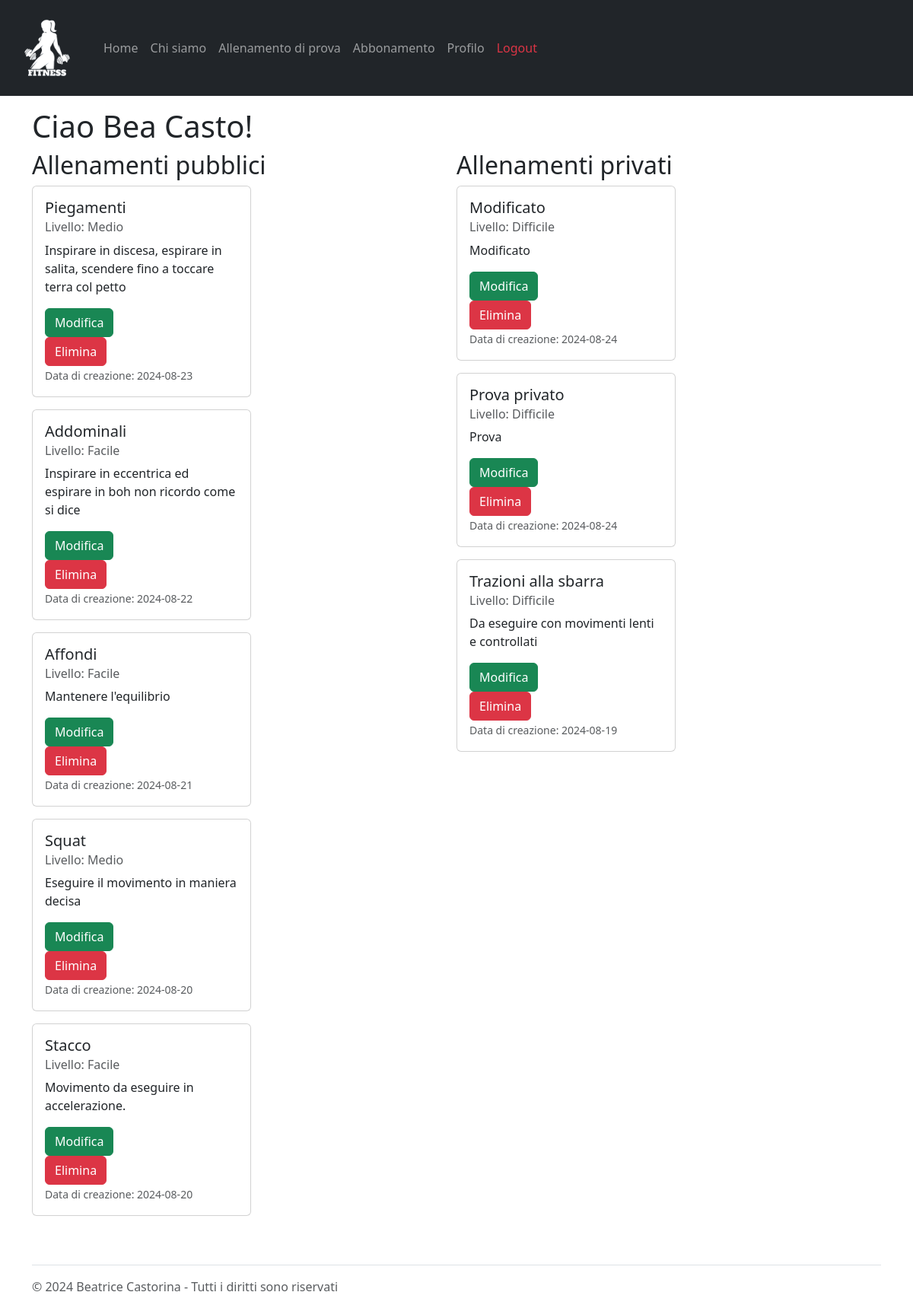
The page /profile (signed in) on the database its author committed.
### tables this page shows
CREATE TABLE "PersonalTrainers" (
	"nome"	TEXT NOT NULL,
	"email"	TEXT NOT NULL UNIQUE,
	"password"	TEXT NOT NULL,
	"rating"	REAL NOT NULL,
	"numOfRatings"	INTEGER NOT NULL,
	"pt_id"	INTEGER,
	"cognome"	TEXT NOT NULL,
	PRIMARY KEY("pt_id" AUTOINCREMENT),
	CHECK("rating" <= 5)
);

CREATE TABLE "Allenamenti" (
	"id_allenamento"	INTEGER,
	"pt_id"	INTEGER NOT NULL,
	"titolo"	TEXT NOT NULL,
	"descrizione"	TEXT NOT NULL,
	"livello"	TEXT NOT NULL,
	"visibile"	INTEGER NOT NULL,
	"data_creazione"	TEXT NOT NULL,
	PRIMARY KEY("id_allenamento" AUTOINCREMENT),
	FOREIGN KEY("pt_id") REFERENCES "Utenti"("id")
);

### app.py (the view)
@app.route("/profile")
def pt_profile():
  email = request.cookies.get('remember_token').split('|')[0]
  pt_id = utenti_dao.get_pt_id_by_email(email)
  allenamenti_pt_db = allenamenti_dao.get_allenamenti_by_pt(pt_id)
  return render_template('profile.html',allenamenti=allenamenti_pt_db)

### allenamenti_dao.py (called while the page is built)
def get_allenamenti_by_pt(pt_id):
	query = 'SELECT * FROM Allenamenti WHERE pt_id=? ORDER BY data_creazione DESC'
	connection = sqlite3.connect('db/personal.db')
	connection.row_factory = sqlite3.Row
	cursor = connection.cursor()
	cursor.execute(query, (pt_id,))
	result = cursor.fetchall()
	print(result)
	cursor.close()
	connection.close()
	return result

### app.py (called while the page is built)
@login_manager.user_loader
def load_user(user_email):
  print("load user:", user_email)
  user_db, type = utenti_dao.get_user_by_email(user_email)
  if type == 0:
    user = PersonalTrainer(nome=user_db['nome'], cognome=user_db['cognome'], pt_id=user_db['pt_id'], rating=user_db['rating'], numOfRatings=user_db['numOfRatings'], email=user_db['email'], password=user_db['password'])
  else:
    user = Client(nome=user_db['nome'], cognome=user_db['cognome'], client_id=user_db['client_id'], pt_id=user_db['pt_id'], email=user_db['email'], password=user_db['password'])
  return user

### utenti_dao.py (called while the page is built)
def get_pt_id_by_email(user_email):
	query = 'SELECT pt_id FROM PersonalTrainers WHERE email = ?'
	connection = sqlite3.connect('db/personal.db')
	connection.row_factory = sqlite3.Row
	cursor = connection.cursor()
	cursor.execute(query,(user_email,))
	result = cursor.fetchone()
	cursor.close()
	connection.close()
	print(result['pt_id'])
	return result['pt_id']

def get_user_by_email(user_email):
	type = 0 # 0: personal_trainer, 1: client
	query1 = 'SELECT * FROM PersonalTrainers WHERE email = ?'
	query2 = 'SELECT * FROM Clients WHERE email = ?'
	connection = sqlite3.connect('db/personal.db')
	connection.row_factory = sqlite3.Row
	cursor = connection.cursor()
	print("utenti_dao email", user_email)
	cursor.execute(query1,(user_email,)) # Personal Trainers
	result = cursor.fetchone()
	print("query 1:",result)
	if result is None:
		cursor.execute(query2, (user_email,)) # Clients
		result = cursor.fetchone()
		print("query 2:", result)
		type = 1
	cursor.close()
	connection.close()
	return result, type

### templates/profile.html (shortened to what this page needs)
{% extends "base.html" %}
{% block content %}
	<h1>Ciao {{current_user.nome.capitalize()}} {{current_user.cognome.capitalize()}}!</h1>
	<div class="row">
		<div class="col-6">
			<h2>Allenamenti pubblici</h2>
			{% for allenamento in allenamenti %}
        {% if allenamento.visibile != 0 %}
        <div class="col-3 mb-3">
          <div class="card" style="width: 18rem;">
            <div class="card-body">
              <h5 class="card-title">{{ allenamento.titolo.capitalize() }}</h5>
              <h6 class="card-subtitle mb-2 text-body-secondary">Livello: {{allenamento.livello.capitalize()}}</h6>
              <p class="card-text">{{allenamento.descrizione.capitalize()}}</p>
              <a href="/modify_workout/{{allenamento.id_allenamento}}" class="btn btn-success">Modifica</a>
              <form action="/delete_workout/{{allenamento.id_allenamento}}" method="post">
                <button type="submit" class="btn btn-danger">Elimina</button>
              </form>
              <p class="card-text"><small class="text-body-secondary">Data di creazione: {{allenamento.data_creazione}}</small></p>
            </div>
          </div>
        </div>
        {% endif %}
      {% endfor %}
		</div>
		<div class="col-6">
			<h2>Allenamenti privati</h2>
			{% for allenamento in allenamenti %}
        {% if allenamento.visibile == 0 %}
        <div class="col-3 mb-3">
          <div class="card" style="width: 18rem;">
            <div class="card-body">
              <h5 class="card-title">{{ allenamento.titolo.capitalize() }}</h5>
              <h6 class="card-subtitle mb-2 text-body-secondary">Livello: {{allenamento.livello.capitalize()}}</h6>
              <p class="card-text">{{allenamento.descrizione.capitalize()}}</p>
              <a href="/modify_workout/{{allenamento.id_allenamento}}" class="btn btn-success">Modifica</a>
              <form action="/delete_workout/{{allenamento.id_allenamento}}" method="post">
                <button type="submit" class="btn btn-danger">Elimina</button>
              </form>
              <p class="card-text"><small class="text-body-secondary">Data di creazione: {{allenamento.data_creazione}}</small></p>
            </div>
          </div>
        </div>
        {% endif %}
      {% endfor %}
		</div>
	</div>
{% endblock %}

### rows shown on the page
PersonalTrainers: nome "Bea", cognome "Casto"
Allenamenti: titolo "Piegamenti", livello "Medio", descrizione "Inspirare in discesa, espirare in salita, scendere fino a toccare terra col petto", data_creazione "2024-08-23"
Allenamenti: titolo "Addominali", livello "Facile", descrizione "Inspirare in eccentrica ed espirare in boh non ricordo come si dice", data_creazione "2024-08-22"
Allenamenti: titolo "Affondi", livello "Facile", descrizione "Mantenere l'equilibrio", data_creazione "2024-08-21"
Allenamenti: titolo "Squat", livello "Medio", descrizione "Eseguire il movimento in maniera decisa", data_creazione "2024-08-20"
Allenamenti: titolo "Stacco", livello "Facile", descrizione "Movimento da eseguire in accelerazione.", data_creazione "2024-08-20"
Allenamenti: titolo "Modificato", livello "Difficile", descrizione "Modificato", data_creazione "2024-08-24"
Allenamenti: titolo "Prova privato", livello "Difficile", descrizione "Prova", data_creazione "2024-08-24"
Allenamenti: titolo "Trazioni alla sbarra", livello "Difficile", descrizione "Da eseguire con movimenti lenti e controllati", data_creazione "2024-08-19"
